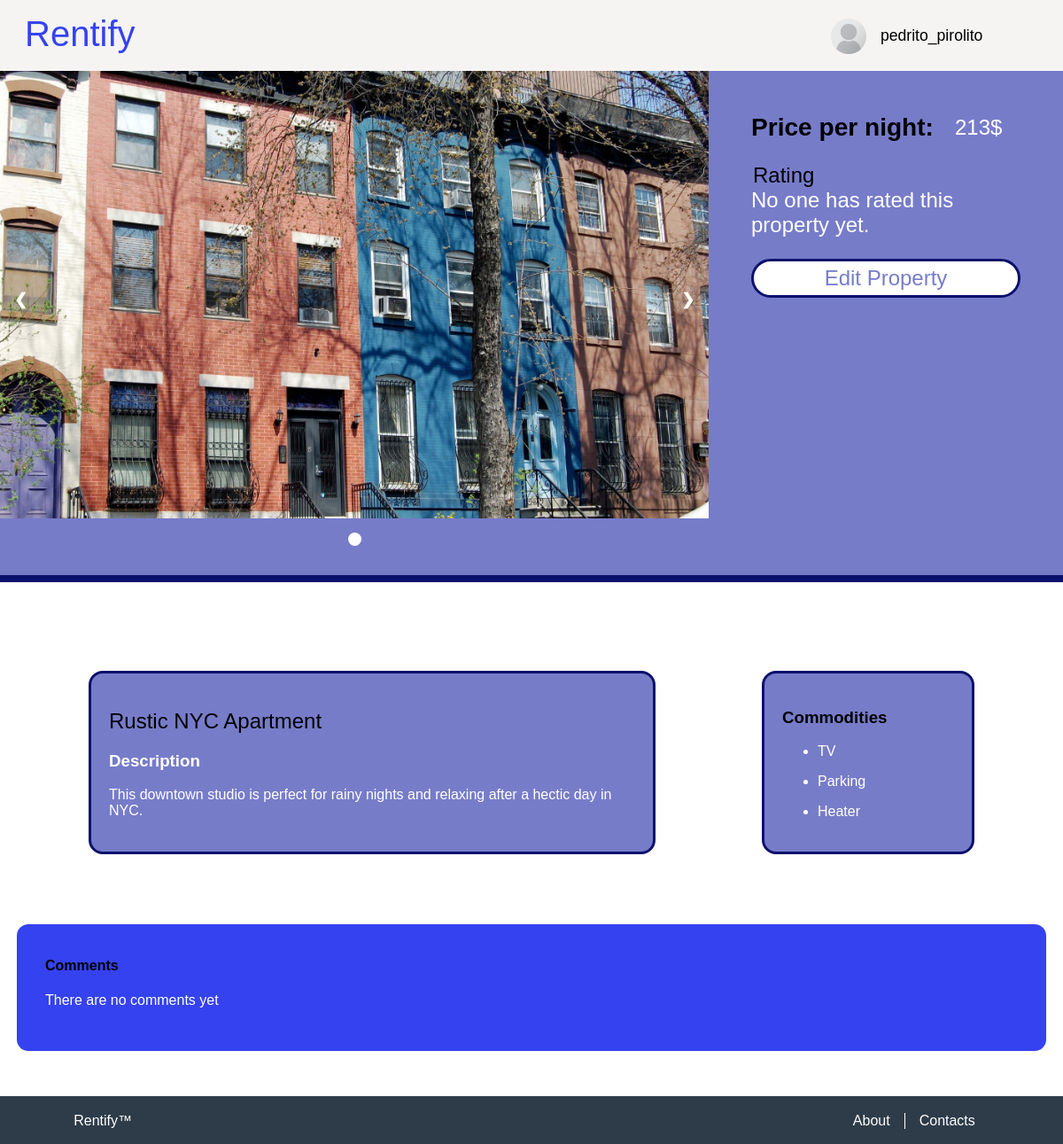
Screenshot of /pages/property_page.php?property=2 (signed in) with the database file from the repository.
### tables this page shows
CREATE TABLE User(
    username TEXT UNIQUE PRIMARY KEY,
    full_name TEXT NOT NULL,
    birthdate DATE NOT NULL,
    phone INTEGER NOT NULL,
    email TEXT NOT NULL,
    password_hash INTEGER NOT NULL,
    image_name TEXT NOT NULL 
);

CREATE TABLE PropertyImage(
    property_id INTEGER REFERENCES Property(id),
    image_name TEXT NOT NULL,
    PRIMARY KEY(property_id, image_name)
);

CREATE TABLE Property(
    id INTEGER PRIMARY KEY AUTOINCREMENT,
    owner_username TEXT REFERENCES User(username) ON DELETE CASCADE ON UPDATE CASCADE,
    title TEXT NOT NULL,
    price_per_day REAL NOT NULL,
    location TEXT NOT NULL,
    description TEXT NOT NULL,
    sleeps INTEGER NOT NULL,

    CONSTRAINT minimum_sleeps CHECK (sleeps > 0)
);

CREATE TABLE Commodity(
    id INTEGER PRIMARY KEY AUTOINCREMENT, 
    description TEXT NOT NULL
);

### database/user.php (called while the page is built, shortened)
<?php
  include_once "../database/connection.php";
  function getUserImagePath($username) {
    global $db;
    $stmt = $db->prepare('
        SELECT image_name
        FROM User
        WHERE username = ?
    ');
    $stmt->execute(array($username));
    return $stmt->fetch();
  }
?>

### database/property.php (called while the page is built, shortened)
<?php
    include_once "../database/connection.php";
    function getPropertyInfo($id){
        global $db;
        $stmt = $db->prepare('
            SELECT *
			FROM Property
            WHERE id = ?
        ');
		$stmt->execute(array($id));
        $propertyInfo = $stmt->fetch();
        return $propertyInfo;
    }
    function getPropertyImages($id){
        global $db;
        $stmt = $db->prepare('
            SELECT PropertyImage.image_name as image
            FROM Property
            JOIN PropertyImage
            ON Property.id = PropertyImage.property_id
            WHERE Property.id = ?
        ');
        $stmt->execute(array($id));
        $propertyImages = $stmt->fetchAll();
        return $propertyImages;
    }
    function getCommodities($id){
        global $db;
        $stmt = $db->prepare('
            SELECT commodity
            FROM Property
            NATURAL JOIN (
                SELECT Commodity.description as commodity, PropertyCommodity.property_id as id
                FROM PropertyCommodity
                JOIN Commodity
                ON PropertyCommodity.commodity_id = Commodity.id
            )
            WHERE Property.id = ?
        ');
        $stmt->execute(array($id));
        $propertyCommodities = $stmt->fetchAll();
        return $propertyCommodities;
    }
    function getPropertyComments($id){
        global $db;
        $stmt = $db->prepare('
            SELECT Reservation.comment as comment, Reservation.tourist_username as tourist
            FROM Property
            JOIN Reservation
            ON Property.id = Reservation.id_property
            WHERE Property.id = ?
                  AND
                  Reservation.comment IS NOT NULL
        ');
        $stmt->execute(array($id));
        return $stmt->fetchAll();
    }
    function getPropertyRatings($id){
        global $db;
        $stmt = $db->prepare('
            SELECT Reservation.rating as rating
            FROM Property
            JOIN Reservation
            ON Property.id = Reservation.id_property
            WHERE Property.id = ?
                  AND
                  Reservation.rating IS NOT NULL
        ');
        $stmt->execute(array($id));
        return $stmt->fetchAll();
    }
?>

### pages/property_page.php (the view, shortened to what this page needs)
<?php
    include_once "../templates/tpl_common.php";
    include_once "../database/connection.php";
    include_once "../database/property.php";
    include_once "../templates/tpl_scroll_top.php";
    document_main_part();
?>
        <link href="../css/property_page.css" rel="stylesheet"/>
        <link href="../css/search_bar.css" rel="stylesheet"/>
    </head>
    <body>
        <?php draw_body_header(); ?>
        <section id="main">
        <?php
            $property_id = $_GET['property'];
            try{
                $property_info = getPropertyInfo($property_id);
                $property_images = getPropertyImages($property_id);
                $property_commodities = getCommodities($property_id);
            ?>
            <article id="property">
                <div id="slideshow" >
                    <div class="slideshow-container">
                    <?php foreach($property_images as $image){?>
                        <div class="mySlides">
                            <img src="../images/<?=$image['image']?>" alt="<?=$image['image']?>">
                        </div>
                    <?php } ?>
                        <a class="prev" >&#10094;</a>
                        <a class="next" >&#10095;</a>
                    </div>
                    <div class="dots">
                    <?php foreach($property_images as $image){?>
                        <span class="dot"></span>
                    <?php } ?>
                    </div>
                </div>
                <div id="main_info">
                    <h2><?=$property_info['title']?></h2>
                    <div id="description">
                        <h3>Description</h3>
                        <p><?=$property_info['description']?></p>
                    </div>
                </div>
                <div id="comodities">
                    <h3>Commodities</h3>
                    <ul>
                    <?php
                        foreach($property_commodities as $commodity) {
                    ?>
                        <li><p><?=$commodity['commodity']?></p></li>
                    <?php
                        }
                    ?>
                    </ul>
                </div>
                <div id="reservation_info">
                    <div id="price">
                        <h3>Price per night:</h3>
                        <p><?=$property_info['price_per_day']?>$</p>
                    </div>
                    <div id="rating">
                        <legend>Rating</legend>
                    <?php
                        try{
                            $ratings = getPropertyRatings($property_id);
                            if(($num_ratings = count($ratings)) != 0){
                                $rating_sum = 0;
                                foreach($ratings as $rating){
                                    $rating_sum += $rating['rating'];
                                }
                                $rating_sum /= $num_ratings;
                    ?>
                        <p><?=$rating_sum?>/10</p>
                    <?php
                            }else{
                    ?>
                        <p>No one has rated this property yet.</p>
                    <?php
                            }
                        }catch(PDOException $e){
                            die($e->getMessage());
                        }
                        if(isset($_SESSION['username'])){
                            if($property_info['owner_username'] === $_SESSION['username']){
                    ?>
                    </div>
                    <a id="change_property_link" href="change_property.php">
                        <div id="change_property">
                            <p>Edit Property</p>
                        </div>
                    </a>
                    <?php
                            }
                        }
                    ?>
                </div>
            </article>
            <?php
            }catch(Exception $e){
            ?>
                <p>Can't find property information!</p>
            <?php
            }
            ?>
            <?php
            try{
                $comments = getPropertyComments($property_id);
            ?>
            <section id="comments">
                <h4>Comments</h4>
            <?php
                if(count($comments) != 0){
                    foreach ($comments as $comment) {
            ?>
                    <h5 id="tourist_name"><?=$comment['tourist']?></h4>
                    <p><?=$comment['comment']?></p>
            <?php
                    }
                }else{
            ?>
                    <p>There are no comments yet</p>
            <?php
                }
            }catch(PDOException $e){
                die($e->getMessage());
            }
            ?>
            </section>
        </section>
<?php
    draw_footer(true);
?>

### templates/tpl_common.php (shortened to what this page needs)
<?php
include_once "../includes/init.php";
include_once "../database/user.php";
function draw_user_image(){
    $image_name = getUserImagePath($_SESSION['username']);
    $image_path = "../images/".$image_name['image_name'];
    echo "<img src=".$image_path." alt=\"User's photo\" id=\"user_photo\">";
}
function draw_body_header(){
    draw_header('user.php', 'Profile');
}
function draw_header($page, $name){
?>
    <header>
        <div id="fixed">
        <h1><a href="index.php"> Rentify </a></h1>
        <?php
        if(isset($_SESSION['username'])) {
        ?>
            <div class="dropdown">
                <?php draw_user_image(); ?>
                <button  class="dropdown_button" id="user_badge" > <?php echo $_SESSION['username'] ?> </button>
            </div>
        <?php
        }
        ?>
        </div>
    </header>
<?php
}
?>
<?php
function document_main_part(){
?>
<!DOCTYPE html>
<html lang="en">
    <head>
        <link href="../css/layout.css" rel="stylesheet">
        <link href="../css/style.css" rel="stylesheet">
<?php
}
function draw_footer($include_button){
?>
        <footer id="footer">
            <p><a href="../pages/index.php">Rentify™</a></p>
            <ul>
                <li><a href="../pages/about.php">About</a></li>
                <li><a href="../pages/contacts.php">Contacts</a></li>
            </ul>
        </footer>
    </body>
</html>
<?php
}
?>

### css/layout.css (style rules this page uses)
body { background-color: #F5F4F3; margin: 0; height: 100vh; display: grid; grid-template-rows: [header] auto [nav] auto [properties] 1fr [footer] auto [end]; }
body > header { height: 3.0em; }
body > header h1 { grid-column: 1; grid-row-start: 1; grid-row-end: 3; padding-left: 0.3em; padding-right: 0.3em; }
body > header #user_photo { width: 40px; border-radius: 50%; align-self: center; }
body > header #user_badge { font-size: 1.1em; color: black; }
.dropdown { display: grid; grid-column: 3; grid-row: 1; grid-template-columns: 1fr 1fr; grid-template-rows: 1.2fr 0.1fr; justify-items: start; margin-right: 3em; }
.dropdown .dropdown_button { width: 190px; cursor: pointer; font-size: 16px; border: none; outline: none; color: white; padding: 14px 16px; background-color: inherit; font-family: inherit; margin: 0; grid-row: 1; grid-column: 2; text-align: left; }

### css/style.css (style rules this page uses)
body > header { padding-bottom: 2em; z-index: 2; }
body > header #fixed { position: fixed; padding: 1em; background-color: #F5F4F3; height: inherit; width:100%; display: grid; grid-template-columns: 6fr auto 1fr; }
body > header h1 { margin: 0; }
body > header a { color: #3542f0; font-weight: lighter; text-decoration: none; outline: none; }
body { font-family: 'Trebuchet MS', Helvetica, sans-serif; color: black; font-weight: lighter; }
body h1, body h2 { font-family: 'Trebuchet MS', Helvetica, sans-serif; color: black; font-weight: lighter; }
header h1 { font-size: 2.5em; }
#footer { font-family: "Helvetica"; }
html { height: 100%; }
#footer { display: grid; grid-template-columns: auto 0.1fr; background-color: #2e3c49; padding: 0.2em; text-align: center; margin: 0; height: 3em; align-self: end; }
#footer p { grid-column: 1; text-align: left; margin-left: 5em; }
#footer ul { display: flex; grid-column: 2; flex-direction: row; padding-left: 0%; text-align: right; margin-right: 5em; }
#footer li { display: block; flex: 1; list-style-type: none; padding-right: 1em; padding-left: 1em; }
#footer li:first-of-type { border-right: 1px solid white; }
#footer a { color: white; text-decoration: none; }

### rows the page displays
user: image_name (placeholder picture)
propertyimage: image_name (picture)
property: title "Rustic NYC Apartment", description "This downtown studio is perfect for rainy nights and relaxing after a hectic day in NYC.", price_per_day "213"
commodity: description "TV"
commodity: description "Parking"
commodity: description "Heater"

### other values shown
$_SESSION['username'] "pedrito_pirolito"
